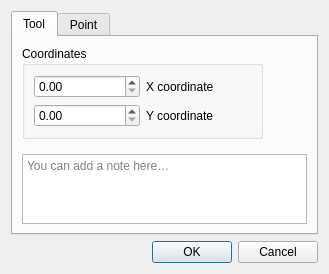
<?xml version="1.0" encoding="UTF-8"?>
<ui version="4.0">
 <class>DialogSinglePoint</class>
 <widget class="QDialog" name="DialogSinglePoint">
  <property name="windowModality">
   <enum>Qt::ApplicationModal</enum>
  </property>
  <property name="geometry">
   <rect>
    <x>0</x>
    <y>0</y>
    <width>329</width>
    <height>244</height>
   </rect>
  </property>
  <property name="windowTitle">
   <string>Single point</string>
  </property>
  <property name="windowIcon">
   <iconset resource="../../../vmisc/share/resources/icon.qrc">
    <normaloff>:/icon/64x64/icon64x64.png</normaloff>:/icon/64x64/icon64x64.png</iconset>
  </property>
  <property name="locale">
   <locale language="English" country="UnitedStates"/>
  </property>
  <property name="modal">
   <bool>true</bool>
  </property>
  <layout class="QVBoxLayout" name="verticalLayout">
   <item>
    <widget class="QTabWidget" name="tabWidget">
     <property name="currentIndex">
      <number>0</number>
     </property>
     <widget class="QWidget" name="tabTool">
      <attribute name="title">
       <string>Tool</string>
      </attribute>
      <layout class="QVBoxLayout" name="verticalLayout_2">
       <item>
        <widget class="QGroupBox" name="groupBox">
         <property name="maximumSize">
          <size>
           <width>241</width>
           <height>129</height>
          </size>
         </property>
         <property name="toolTip">
          <string>Coordinates on the sheet</string>
         </property>
         <property name="title">
          <string>Coordinates</string>
         </property>
         <layout class="QGridLayout" name="gridLayout">
          <item row="1" column="1">
           <widget class="QLabel" name="labelYCor">
            <property name="text">
             <string>Y coordinate</string>
            </property>
           </widget>
          </item>
          <item row="0" column="1">
           <widget class="QLabel" name="labelXCor">
            <property name="text">
             <string>X coordinate</string>
            </property>
           </widget>
          </item>
          <item row="0" column="0">
           <widget class="QDoubleSpinBox" name="doubleSpinBoxX"/>
          </item>
          <item row="1" column="0">
           <widget class="QDoubleSpinBox" name="doubleSpinBoxY"/>
          </item>
         </layout>
        </widget>
       </item>
       <item>
        <spacer name="verticalSpacer">
         <property name="orientation">
          <enum>Qt::Vertical</enum>
         </property>
         <property name="sizeHint" stdset="0">
          <size>
           <width>20</width>
           <height>40</height>
          </size>
         </property>
        </spacer>
       </item>
       <item>
        <layout class="QHBoxLayout" name="notesSeparatorLayout">
         <property name="leftMargin"><number>33</number></property>
         <property name="rightMargin"><number>33</number></property>
         <item>
          <widget class="QFrame" name="notesSeparator">
           <property name="minimumSize"><size><width>0</width><height>1</height></size></property>
           <property name="maximumSize"><size><width>16777215</width><height>1</height></size></property>
          </widget>
         </item>
        </layout>
       </item>
       <item>
        <widget class="QPlainTextEdit" name="plainTextEditToolNotes">
         <property name="placeholderText"><string>You can add a note here…</string></property>
         <property name="maximumSize"><size><width>16777215</width><height>100</height></size></property>
        </widget>
       </item>
      </layout>
     </widget>
     <widget class="QWidget" name="tabNotes">
      <attribute name="title">
       <string>Point</string>
      </attribute>
      <layout class="QFormLayout" name="formLayoutPoint">
       <property name="fieldGrowthPolicy">
        <enum>QFormLayout::ExpandingFieldsGrow</enum>
       </property>
       <item row="0" column="0">
        <widget class="QLabel" name="labelEditName">
         <property name="sizePolicy">
          <sizepolicy hsizetype="Preferred" vsizetype="Fixed">
           <horstretch>0</horstretch>
           <verstretch>0</verstretch>
          </sizepolicy>
         </property>
         <property name="text">
          <string>Point name:</string>
         </property>
        </widget>
       </item>
       <item row="0" column="1">
        <widget class="QLineEdit" name="lineEditName">
         <property name="toolTip">
          <string>Unique label</string>
         </property>
         <property name="text">
          <string/>
         </property>
         <property name="placeholderText">
          <string>Choose unique label.</string>
         </property>
        </widget>
       </item>
      </layout>
     </widget>
    </widget>
   </item>
   <item>
    <widget class="QDialogButtonBox" name="buttonBox">
     <property name="orientation">
      <enum>Qt::Horizontal</enum>
     </property>
     <property name="standardButtons">
      <set>QDialogButtonBox::Cancel|QDialogButtonBox::Ok</set>
     </property>
    </widget>
   </item>
  </layout>
 </widget>
 <tabstops>
  <tabstop>lineEditName</tabstop>
  <tabstop>doubleSpinBoxX</tabstop>
  <tabstop>doubleSpinBoxY</tabstop>
  <tabstop>buttonBox</tabstop>
 </tabstops>
 <resources>
  <include location="../../../vmisc/share/resources/icon.qrc"/>
 </resources>
 <connections>
  <connection>
   <sender>buttonBox</sender>
   <signal>accepted()</signal>
   <receiver>DialogSinglePoint</receiver>
   <slot>accept()</slot>
   <hints>
    <hint type="sourcelabel">
     <x>248</x>
     <y>254</y>
    </hint>
    <hint type="destinationlabel">
     <x>157</x>
     <y>274</y>
    </hint>
   </hints>
  </connection>
  <connection>
   <sender>buttonBox</sender>
   <signal>rejected()</signal>
   <receiver>DialogSinglePoint</receiver>
   <slot>reject()</slot>
   <hints>
    <hint type="sourcelabel">
     <x>316</x>
     <y>260</y>
    </hint>
    <hint type="destinationlabel">
     <x>286</x>
     <y>274</y>
    </hint>
   </hints>
  </connection>
 </connections>
</ui>
